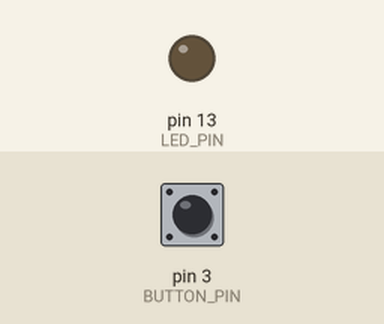
Recording of a sketch running on a simulated Arduino Uno, built with avr-gcc and run on an emulated ATmega328P. On the bench: output pins drawn as LEDs (lit = HIGH). The test bench sets the inputs (shaded band); at power-on: pin 3 (BUTTON_PIN) HIGH.

Above: at 1.2 s.
1.3 s: pin 3 (BUTTON_PIN) pulled LOW for 0.15 s
At 2.4 s:
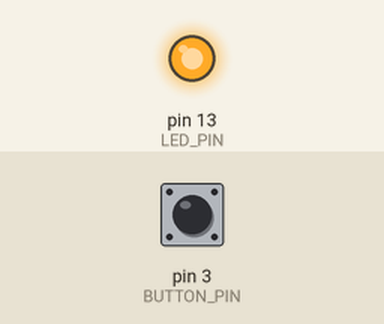
2.9 s: pin 3 (BUTTON_PIN) pulled LOW for 1 s
At 3.7 s:
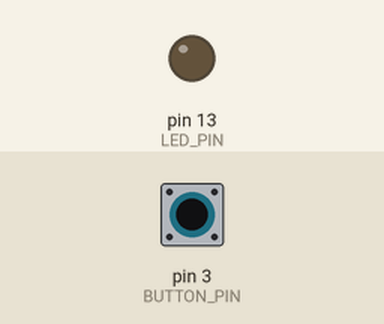
5.4 s: pin 3 (BUTTON_PIN) pulled LOW for 3.2 s
At 6.8 s:
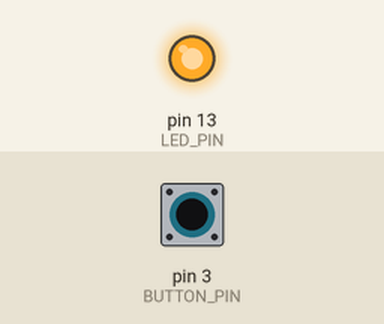
Timing chart, 0 to 8.4 s (numbered marks = the images above; inputs shaded):
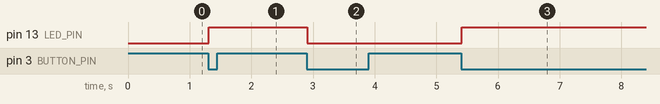

The sketch:

on_off_led.ino
```cpp
#define BUTTON_PIN 3
#define LED_PIN 13

boolean buttonWasDown = false;
boolean ledEnable = false;

void setup() {
  pinMode(LED_PIN, OUTPUT);
  pinMode(BUTTON_PIN, INPUT_PULLUP);
}

void loop() {
  boolean buttonIsDown = digitalRead(BUTTON_PIN);

  if (buttonWasDown && !buttonIsDown) {
    delay(10);

    buttonIsDown = digitalRead(BUTTON_PIN);

    if (!buttonIsDown) {
      ledEnable = !ledEnable;

      digitalWrite(LED_PIN, ledEnable);
    }
  }
  buttonWasDown = buttonIsDown;
}
```

Measured:
- after the input at 1.3 s, pin 13 (LED_PIN): LOW → HIGH at once
- after the input at 2.9 s, pin 13 (LED_PIN): HIGH → LOW at once
- after the input at 5.4 s, pin 13 (LED_PIN): LOW → HIGH at once
